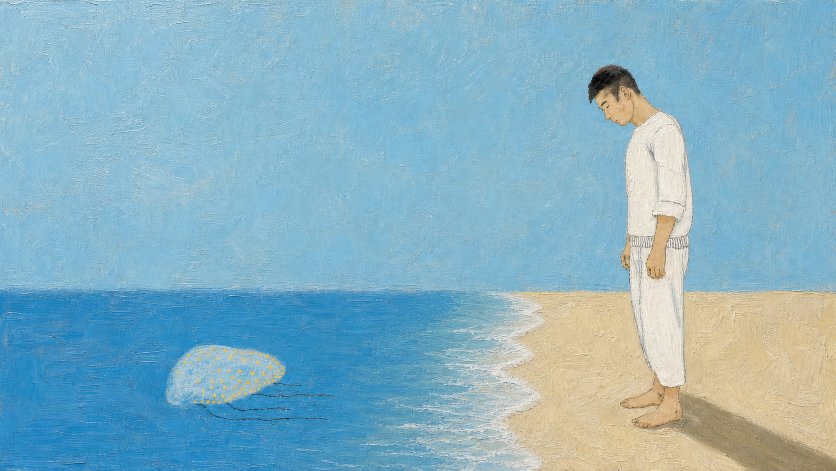
#> input picture artwork/hero_oil.png, 1672 x 941 px, given in place of hero.webp, which was not available (shown at 1/2 size)
$ python trace-figure.py ../artwork/hero_oil.png
#> lines starting #> are read from the running program, lines starting #| are printed output that depends on the picture; after the words box and inside, x2 and y2 are one past the last pixel; in counts of white or black regions, pixels touching at a corner belong together; pictures that were not available may be replaced by others from this repository, and a replacement may not be noted
#!/usr/bin/env python3
"""Trace the figure in the shore painting and print his outline as an SVG path.

    python3 scripts/trace-figure.py            # prints the path
    python3 scripts/trace-figure.py --check    # also writes /tmp/figure-check.png

The result goes into FIGURE_PATH in components/Landing.tsx, where it is dropped
into an SVG with the painting's own viewBox so the coordinates below are the
painting's own pixels. Re-run this whenever public/images/hero.webp changes --
a stale path still draws and still takes clicks, just not on anybody.

Why this works at all: the painting separates on two channels and nothing else
is needed. Sky is the only thing in the frame with more blue than red. Sand is
the only thing that is both warm and not skin -- and it only exists below the
horizon, which matters, because applied to the whole frame that rule also eats
the shadow under his brow. Everything left in the neighbourhood is the man.

Dependencies: Pillow and numpy. No OpenCV, no potrace.
"""
import sys
from PIL import Image, ImageFilter
import numpy as np

SRC = 'public/images/hero.webp'
# The neighbourhood he stands in. Only here, so the sea (also blue) and the far
# shore never enter the argument.
BOX = (slice(100, 900), slice(1150, 1450))
HORIZON = 560          # first row that can contain sand
EPSILON = 1.2          # Douglas-Peucker tolerance, in painting pixels


def mask(a):
    R, G, B = a[..., 0], a[..., 1], a[..., 2]
    RB, RG = R - B, R - G
    # Sky measures -71..-86 across this frame; hair in shadow reads bluish but
    # only to about -30, so the line goes between them rather than at zero.
    sky = RB < -35
    below = np.zeros(RB.shape, bool)
    below[HORIZON:, :] = True
    sand = below & (RB > 45) & (RG < 28)
    fig = ~(sky | sand)
    keep = np.zeros(fig.shape, bool)
    keep[BOX] = True
    return fig & keep


def clean(f):
    im = Image.fromarray((f * 255).astype('uint8'))
    # Opening removes the horizon seam -- a 3-5px band that is a blend of sky
    # and sand and so neither -- without touching a body whose thinnest part is
    # a ~15px wrist. Closing then seals the hairline gaps at the waistband.
    im = im.filter(ImageFilter.MinFilter(7)).filter(ImageFilter.MaxFilter(7))
    im = im.filter(ImageFilter.MaxFilter(5)).filter(ImageFilter.MinFilter(5))
    f = np.asarray(im) > 127

    f = largest(f)
    f = fill_holes(f)
    # The threshold leaves a staircase on what is a brushed edge; this is the
    # difference between an outline that hugs him and one that buzzes.
    return np.asarray(Image.fromarray((f * 255).astype('uint8'))
                      .filter(ImageFilter.GaussianBlur(1.6))) > 120


def flood(seed_iter, passable, seen):
    stack = list(seed_iter)
    h, w = passable.shape
    for y, x in stack:
        seen[y, x] = True
    while stack:
        y, x = stack.pop()
        for v, u in ((y+1, x), (y-1, x), (y, x+1), (y, x-1)):
            if 0 <= v < h and 0 <= u < w and passable[v, u] and not seen[v, u]:
                seen[v, u] = True
                stack.append((v, u))


def largest(f):
    lab = np.zeros(f.shape, np.int32)
    best_id, best_n, nxt = 0, 0, 0
    for sy, sx in zip(*np.nonzero(f)):
        if lab[sy, sx]:
            continue
        nxt += 1
        seen = np.zeros(f.shape, bool)
        flood([(sy, sx)], f, seen)
        n = int(seen.sum())
        lab[seen] = nxt
        if n > best_n:
            best_id, best_n = nxt, n
    return lab == best_id


def fill_holes(f):
    """Flood the outside; whatever the flood never reaches is interior."""
    out = np.zeros(f.shape, bool)
    h, w = f.shape
    edge = ([(0, x) for x in range(w) if not f[0, x]] +
            [(h-1, x) for x in range(w) if not f[h-1, x]] +
            [(y, 0) for y in range(h) if not f[y, 0]] +
            [(y, w-1) for y in range(h) if not f[y, w-1]])
    flood(edge, ~f, out)
    return ~out


def contour(f):
    """Moore-neighbour boundary walk, clockwise from north."""
    p = np.pad(f, 1)
    nbr = [(-1, 0), (-1, 1), (0, 1), (1, 1), (1, 0), (1, -1), (0, -1), (-1, -1)]
    ys, xs = np.nonzero(p)
    start = tuple(int(v) for v in (ys[np.lexsort((xs, ys))[0]],
                                   xs[np.lexsort((xs, ys))[0]]))
    b, prev, out = start, (start[0], start[1] - 1), [start]
    while True:
        di = nbr.index((prev[0] - b[0], prev[1] - b[1]))
        for k in range(1, 9):
            d = (di + k) % 8
            c = (b[0] + nbr[d][0], b[1] + nbr[d][1])
            if p[c]:
                b, prev = c, (b[0] + nbr[(d-1) % 8][0], b[1] + nbr[(d-1) % 8][1])
                break
        else:
            break
        if b == start:
            break
        out.append(b)
        if len(out) > 400000:
            break
    return [(x - 1, y - 1) for y, x in out]


def simplify(pl, eps):
    keep = [False] * len(pl)
    keep[0] = keep[-1] = True
    st = [(0, len(pl) - 1)]
    while st:
        a, z = st.pop()
        if z <= a + 1:
            continue
        (x0, y0), (x1, y1) = pl[a], pl[z]
        dx, dy = x1 - x0, y1 - y0
        n = (dx * dx + dy * dy) ** .5
        mi, md = a, -1.0
        for i in range(a + 1, z):
            x, y = pl[i]
            d = (abs(dy*x - dx*y + x1*y0 - y1*x0) / n if n
                 else ((x-x0)**2 + (y-y0)**2) ** .5)
            if d > md:
                mi, md = i, d
        if md > eps:
            keep[mi] = True
            st += [(a, mi), (mi, z)]
    return [q for q, k in zip(pl, keep) if k]


def main():
    im = Image.open(SRC).convert('RGB')
#> im is the input picture: PIL image 1672x941 RGB; mean R, G, B 134.7, 177.9, 194.7
    f = clean(mask(np.asarray(im).astype(int)))
#> in mask, `R, G, B = a[..., 0], a[..., 1], a[..., 2]`:
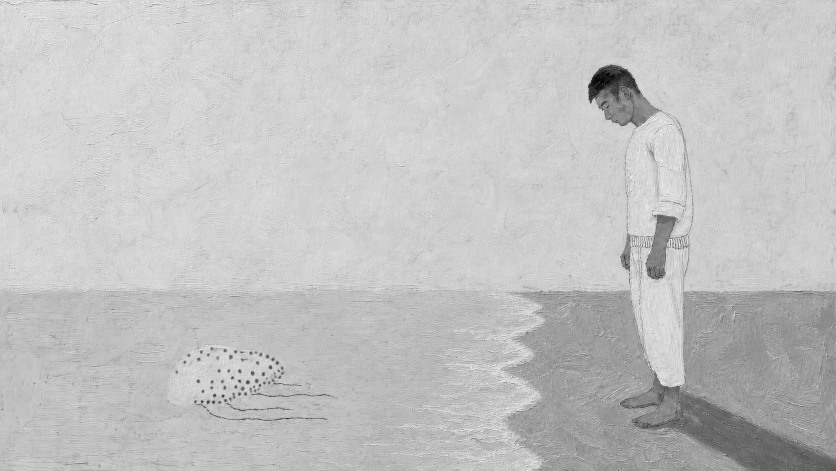
#> B: shape (941, 1672) int64 (shown at 1/2 size); min 0, max 255, mean 194.7
#> in mask, `RB, RG = R - B, R - G`:
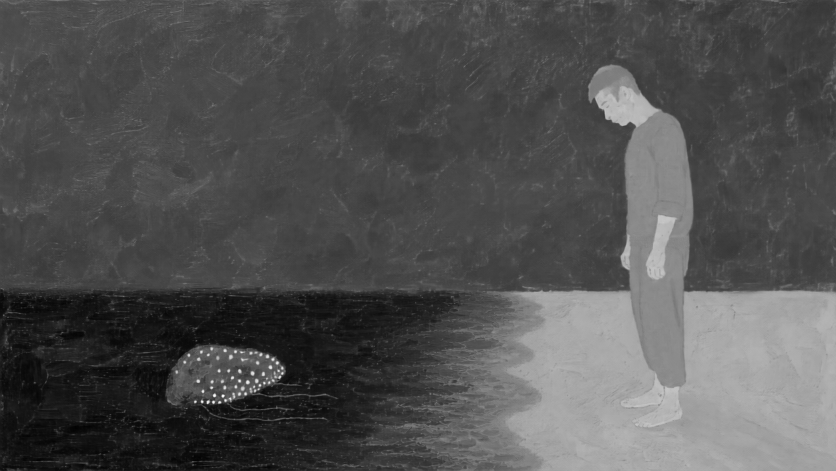
#> RB: shape (941, 1672) int64 (shown at 1/2 size); min -173, max 181, mean -60; drawn with min black and max white
#> in mask, `RB, RG = R - B, R - G`:
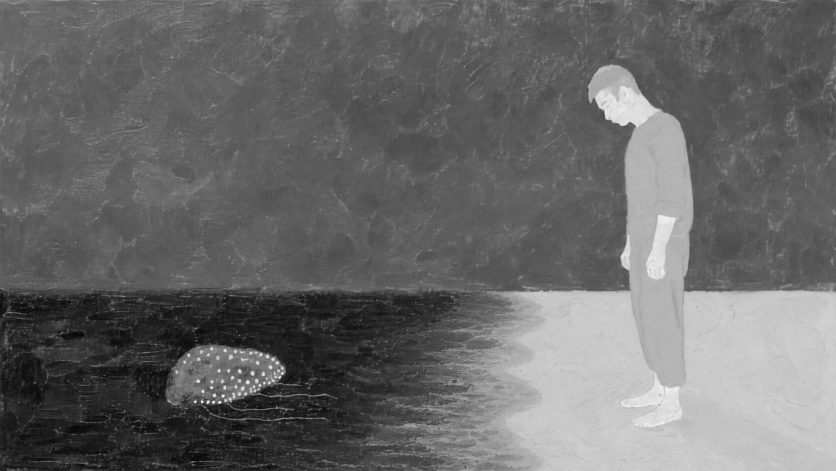
#> RG: shape (941, 1672) int64 (shown at 1/2 size); min -113, max 57, mean -43.2; drawn with min black and max white
#> in mask, `sky = RB < -35`:
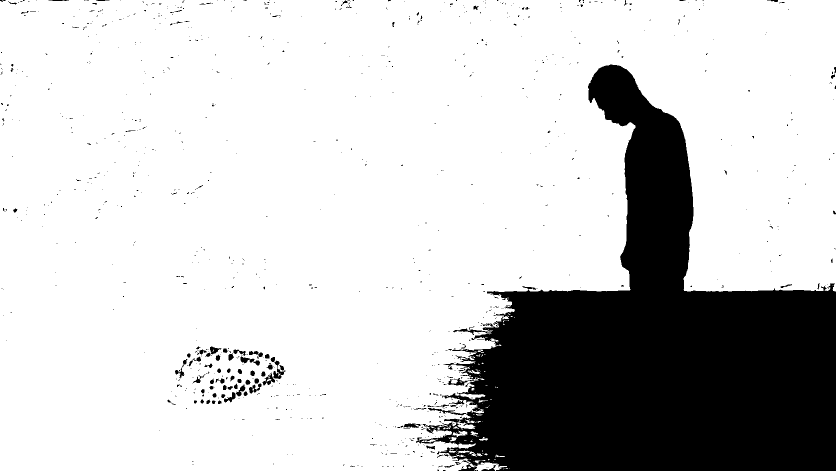
#> sky: shape (941, 1672) bool (shown at 1/2 size); 79.5% white; 909 black regions (813 under 20 px), largest, box (x1, y1, x2, y2) and area: (832, 129, 1672, 941) 312508, (546, 721, 571, 758) 328, (525, 745, 550, 771) 254
#> in mask, `sand = below & (RB > 45) & (RG < 28)`: sand: shape (941, 1672) bool; 12.1% white; 208 white regions (195 under 20 px), largest, box (x1, y1, x2, y2) and area: (1015, 582, 1672, 941) 189419, (458, 710, 466, 719) 46, (482, 717, 495, 723) 33
#> in mask, `fig = ~(sky | sand)`: fig: shape (941, 1672) bool; 8.4% white; 1669 white regions (1543 under 20 px), largest, box (x1, y1, x2, y2) and area: (832, 129, 1672, 941) 118529, (1521, 873, 1568, 896) 301, (1368, 808, 1402, 838) 276
#> in mask, `return fig & keep`: returned value: shape (941, 1672) bool; 5% white; 294 white regions (285 under 20 px), largest, box (x1, y1, x2, y2) and area: (1150, 129, 1450, 862) 77621, (1368, 808, 1402, 838) 276, (1156, 798, 1176, 814) 67
#> in clean, `im = im.filter(ImageFilter.MinFilter(7)).filter(ImageFilter.MaxFilter(..`: im: PIL image 1672x941 L; 4.8% white; 2 white regions, box (x1, y1, x2, y2) and area: (1177, 130, 1387, 854) 75078, (1356, 838, 1379, 853) 271
#> in clean, `im = im.filter(ImageFilter.MaxFilter(5)).filter(ImageFilter.MinFilter(..`: im: PIL image 1672x941 L; 4.8% white; 1 white region, box (x1, y1, x2, y2) and area: (1177, 130, 1387, 854) 75610
#> the loop in largest, `for sy, sx in zip(*np.nonzero(f)):` made 75610 passes
#> (sy, sx, nxt, h in flood, w in flood, n, best_id, best_n) on pass 1: (130, 1218, 1, 941, 1672, 75610, 1, 75610)
#> (sy, sx) on passes 2 to 7: (130, 1219), (130, 1220), (130, 1221), (130, 1222), (130, 1223), (130, 1224)
#> after the loop in largest, `for sy, sx in zip(*np.nonzero(f)):`: best_id = 1; best_n = 75610; nxt = 1
#> in fill_holes, `h, w = f.shape`: h = 941; w = 1672
#> in fill_holes, `edge = ([(0, x) for x in range(w) if not f[0, x]] + [(h-1, x) for x in..`: edge = 5226 pairs, first value 0 to 940, second value 0 to 1671
#> in flood (call 2), `stack = list(seed_iter)`: stack has the same summary as edge in fill_holes
#> after the loop in flood (call 2), `for y, x in stack:`:
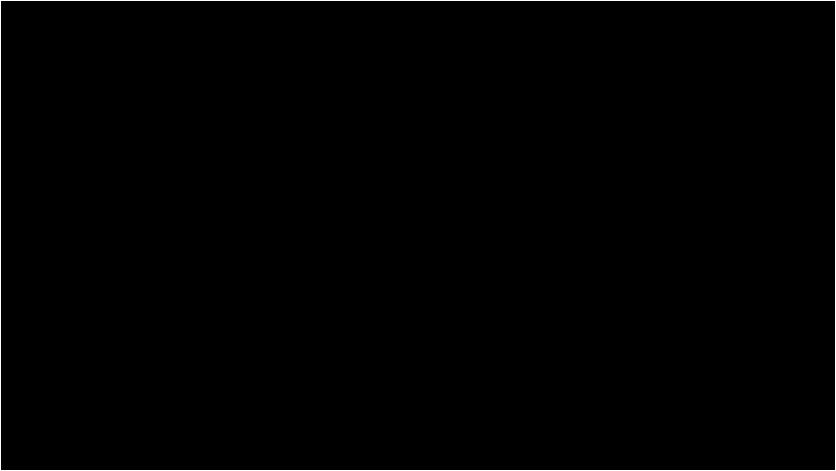
#> seen: shape (941, 1672) bool (shown at 1/2 size); 0.33% white in thin lines or dots
#> the loop in flood (call 2), `while stack:` made 1497692 passes
#> (y, x) on passes 1 to 3: (940, 1671), (939, 1671), (939, 1670)
#> after the loop in flood (call 2), `while stack:`:
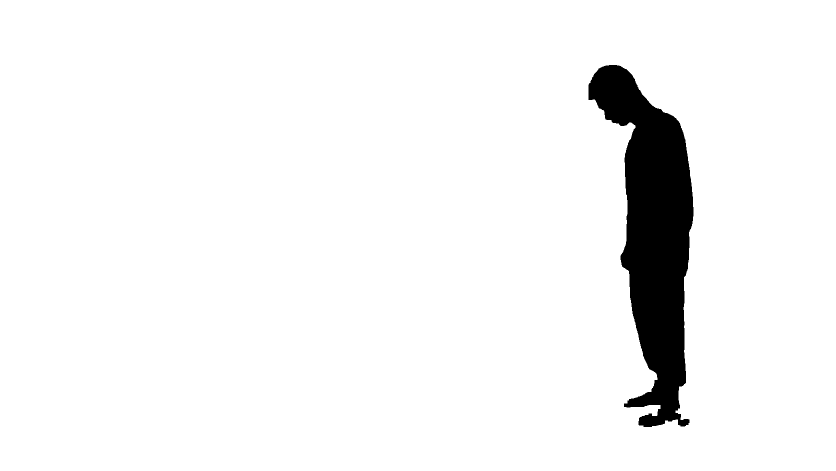
#> seen: shape (941, 1672) bool (shown at 1/2 size); 95.2% white; 1 black region, box (x1, y1, x2, y2) and area: (1177, 130, 1387, 854) 75664
#> after the loop in flood (call 2), `while stack:`: stack = []
#> in clean, `return np.asarray(Image.fromarray((f * 255).astype('uint8')) .filter(I..`: returned value: shape (941, 1672) bool; 4.8% white; 1 white region, box (x1, y1, x2, y2) and area: (1177, 130, 1387, 854) 75765
    pts = simplify(contour(f) + [contour(f)[0]], EPSILON)
#> in contour, `p = np.pad(f, 1)`:
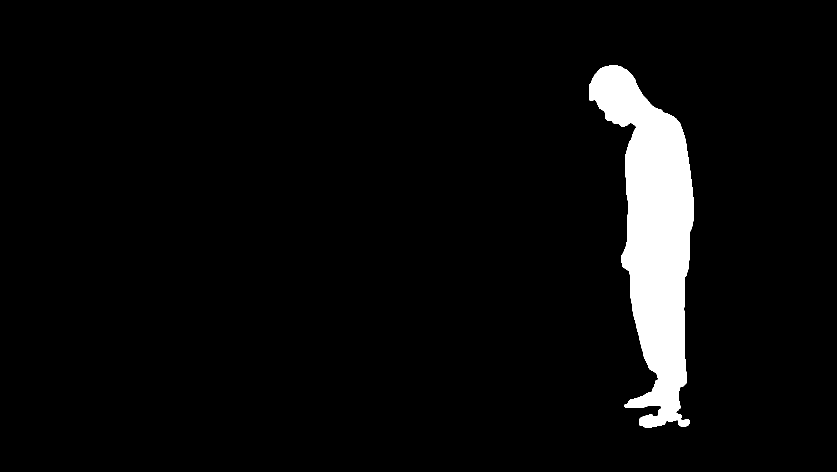
#> p: shape (943, 1674) bool (shown at 1/2 size); 4.8% white; 1 white region, box (x1, y1, x2, y2) and area: (1178, 131, 1388, 855) 75765
#> in contour, `start = tuple(int(v) for v in (ys[np.lexsort((xs, ys))[0]], xs[np.lexs..`: start = (131, 1218)
#> in contour, `b, prev, out = start, (start[0], start[1] - 1), [start]`: prev = (131, 1217); out = [(131, 1218)]
#> the loop in contour, `while True:` made 1840 passes
#> di on passes 1 to 3: 6, 0, 0
#> after the loop in contour, `while True:`: out = 1840 pairs, first value 131 to 854, second value 1178 to 1387
#> the loop in contour (call 2), `while True:` made 1840 passes
#> in simplify, `keep = [False] * len(pl)`: keep = 1841 items, first 6: False, False, False, False, False, False
#> in simplify, `st = [(0, len(pl) - 1)]`: st = [(0, 1840)]
#> the loop in simplify, `while st:` made 235 passes
#> (a, z, x0, y0, x1, y1, dx, dy) on passes 1 to 3: (0, 1840, 1217, 130, 1217, 130, 0, 0), (801, 1840, 1369, 852, 1217, 130, -152, -722), (1044, 1840, 1248, 812, 1217, 130, -31, -682)
#> (a, z, x0, y0, x1, y1, dx, dy) on passes 4 to 9: (1133, 1840, 1315, 755, 1217, 130, -98, -625), (1760, 1840, 1177, 198, 1217, 130, 40, -68), (1810, 1840, 1188, 148, 1217, 130, 29, -18), (1822, 1840, 1199, 136, 1217, 130, 18, -6), (1810, 1822, 1188, 148, 1199, 136, 11, -12), (1760, 1810, 1177, 198, 1188, 148, 11, -50)
    d = 'M' + 'L'.join(f'{x},{y}' for x, y in pts[:-1]) + 'Z'
    print(f'/* {im.size[0]}x{im.size[1]}, {len(pts)-1} points, '
          f'{len(d)} chars */', file=sys.stderr)
    print(d)
#> (printed output is left out)
    if '--check' in sys.argv:
        from PIL import ImageDraw
        chk = im.copy()
        ImageDraw.Draw(chk).line([tuple(q) for q in pts], fill=(255, 45, 85), width=3)
        chk.save('/tmp/figure-check.png')
        print('wrote /tmp/figure-check.png', file=sys.stderr)


if __name__ == '__main__':
    main()
